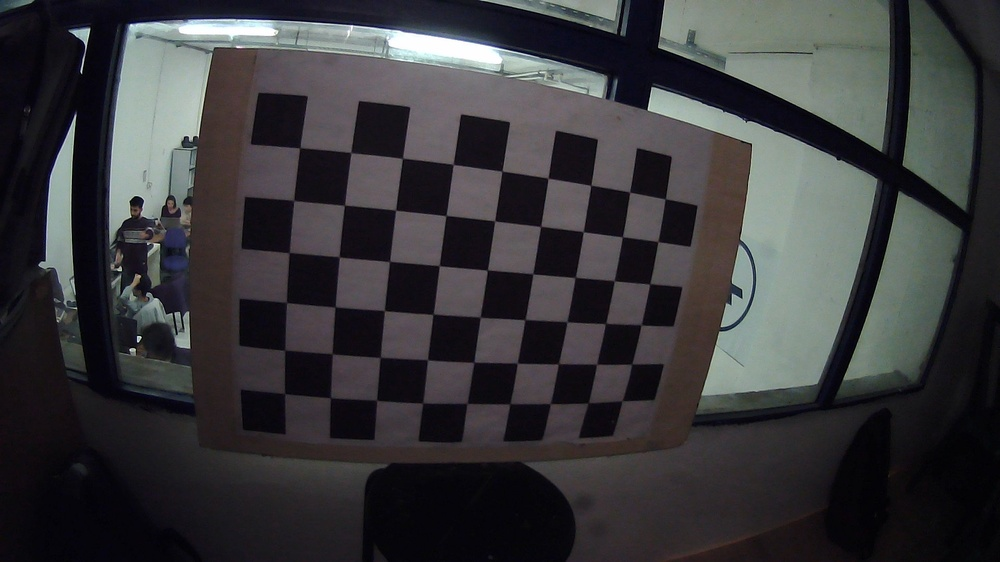
#> input picture Camera Calibration/calibration1.jpg, 1000 x 562 px, shrunk from 1920 x 1080 before the run
$ python CalibrateChessBoard.py
#> lines starting #> are read from the running program, lines starting #| are printed output that depends on the picture; after the words box and inside, x2 and y2 are one past the last pixel; in counts of white or black regions, pixels touching at a corner belong together
import cv2
import matplotlib.pyplot as plt
import matplotlib.image as mpimg

# prepare object points
nx = 9#TODO: enter the number of inside corners in x
ny = 6#TODO: enter the number of inside corners in y

# Make a list of calibration images
fname = 'calibration1.jpg'
img = cv2.imread(fname)
#> img is the input picture: shape (562, 1000, 3); mean B, G, R 59.1, 56.8, 57.1

# Convert to grayscale
gray = cv2.cvtColor(img, cv2.COLOR_BGR2GRAY)

# Find the chessboard corners
ret, corners = cv2.findChessboardCorners(gray, (nx, ny))
#> ret = True; corners = 54 rows, first 8: [300, 147.9], [350.6, 152.6], [402.5, 158.7], [453.4, 164.6], [501.8, 170.9], [547.9, 178.5], [590.7, 185.4], [629.6, 192.5]
# If found, draw corners
if ret:
    # Draw and display the corners
    cv2.drawChessboardCorners(img, (nx, ny), corners,ret)
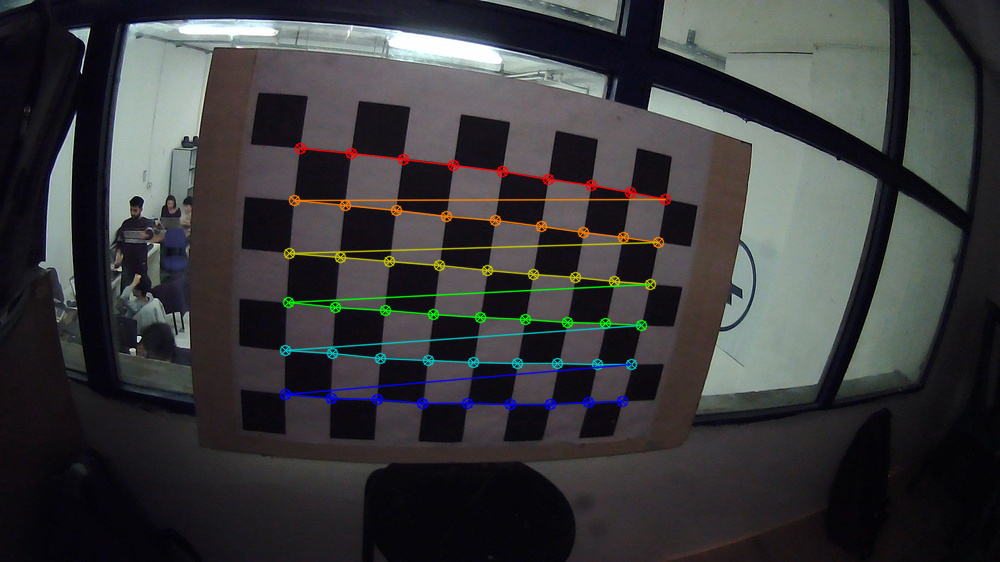
#> img: shape (562, 1000, 3); 2.85% of pixels changed, all inside (x1, y1, x2, y2) = (279, 142, 672, 411)
    plt.imshow(img)
    plt.show()

$ run again, with Camera Calibration/calibration2.jpg copied over Camera Calibration/calibration1.jpg
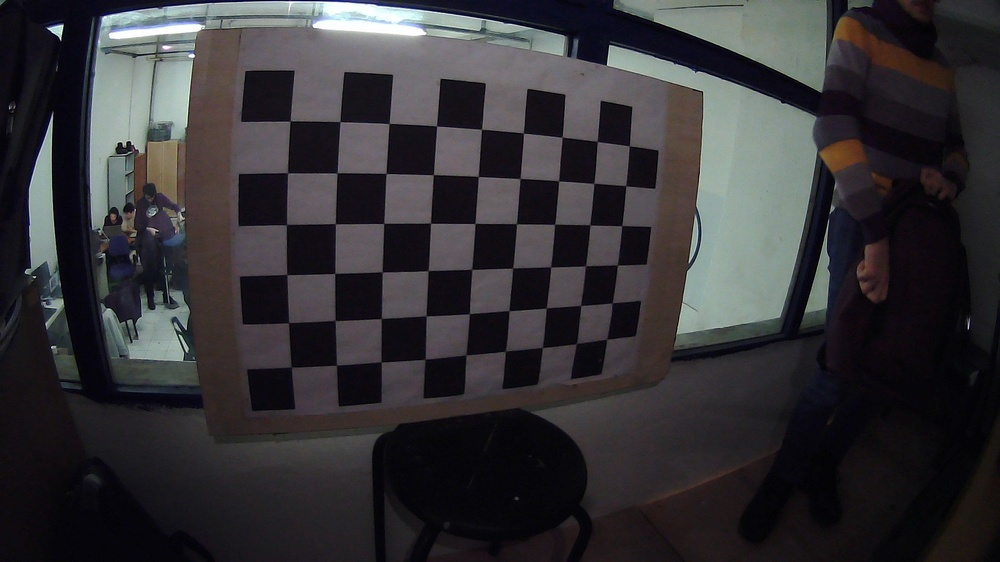
#> input picture Camera Calibration/calibration2.jpg, 1000 x 562 px, shrunk from 1920 x 1080 before the run
#> img is the input picture: shape (562, 1000, 3); mean B, G, R 54.1, 51, 52.7
#> ret = True; corners = 54 rows, first 8: [290.4, 121.2], [340.4, 121.3], [389.4, 123.7], [436.4, 126.3], [481.5, 129.4], [523.4, 133.2], [561.6, 137], [597, 141.6]
#> `cv2.drawChessboardCorners(img, (nx, ny), corners,ret)`:
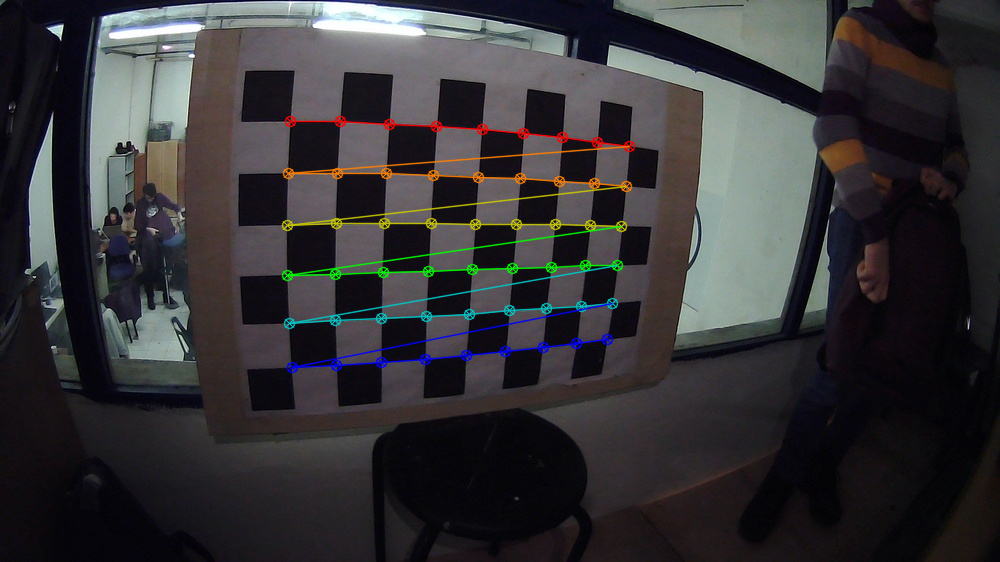
#> img: shape (562, 1000, 3); 2.68% of pixels changed, all inside (x1, y1, x2, y2) = (281, 115, 636, 374)

$ run again, with Camera Calibration/calibration3.jpg copied over Camera Calibration/calibration1.jpg
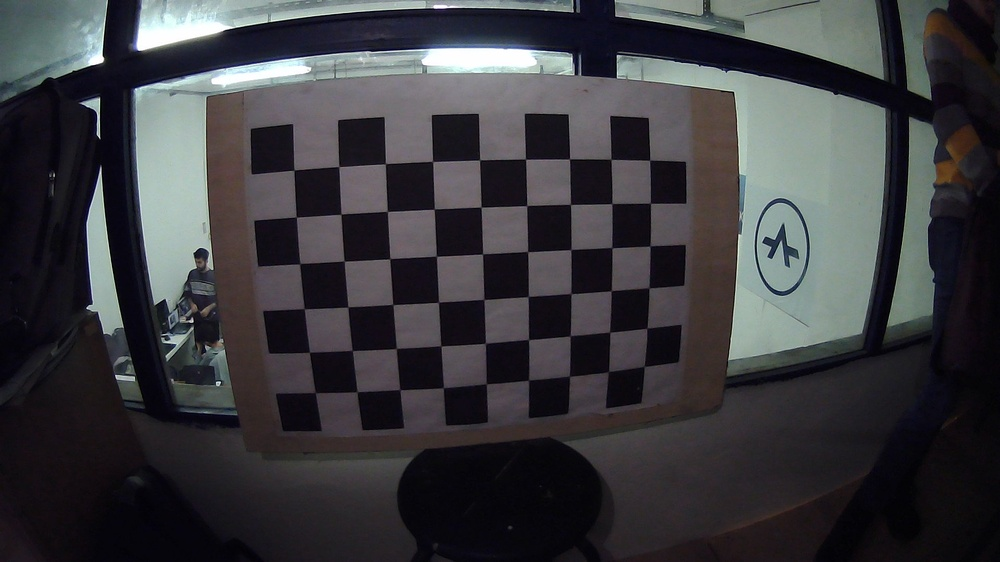
#> input picture Camera Calibration/calibration3.jpg, 1000 x 562 px, shrunk from 1920 x 1080 before the run
#> img is the input picture: shape (562, 1000, 3); mean B, G, R 62.7, 59.1, 59.3
#> ret = True; corners = 54 rows, first 8: [294.3, 170.4], [338.9, 166.5], [385.4, 163.7], [432.5, 161.5], [479.7, 160], [525.5, 159], [569.6, 159], [610.8, 159.6]
#> `cv2.drawChessboardCorners(img, (nx, ny), corners,ret)`:
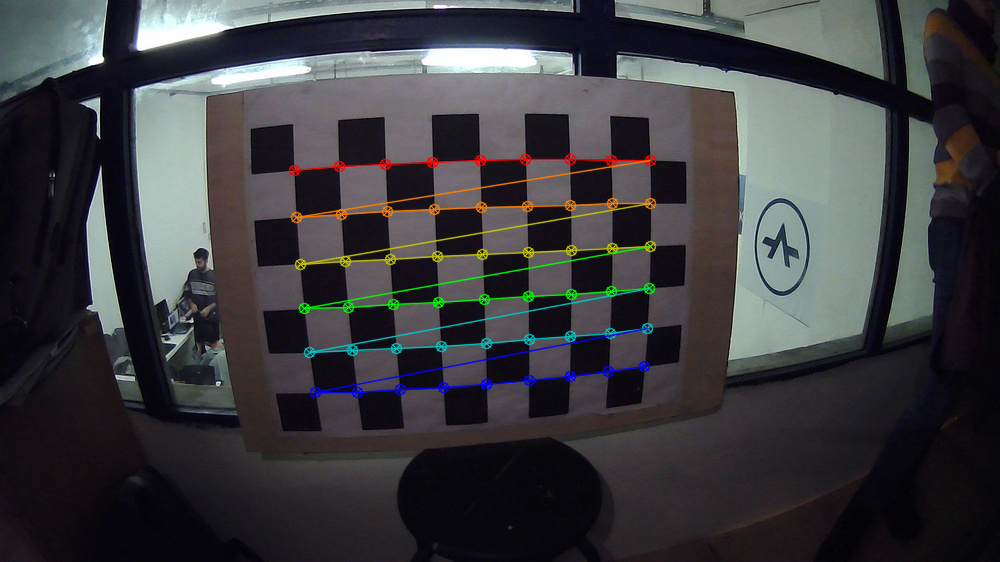
#> img: shape (562, 1000, 3); 2.76% of pixels changed, all inside (x1, y1, x2, y2) = (288, 153, 657, 399)

$ run again, with Camera Calibration/calibration32.jpg copied over Camera Calibration/calibration1.jpg
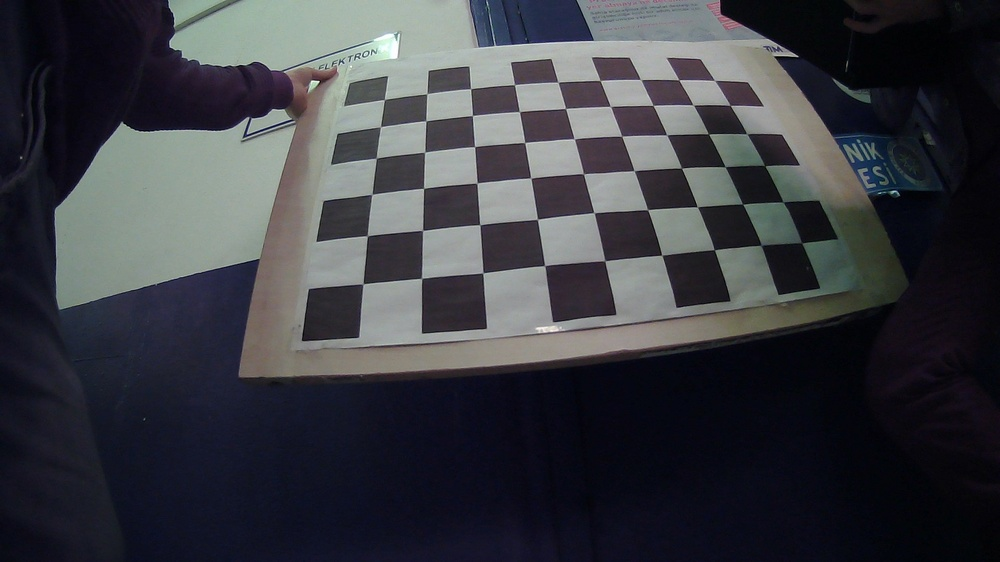
#> input picture Camera Calibration/calibration32.jpg, 1000 x 562 px, shrunk from 1920 x 1080 before the run
#> img is the input picture: shape (562, 1000, 3); mean B, G, R 66, 60.2, 58.7
#> ret = True; corners = 54 rows, first 8: [384.4, 99.48], [426.8, 93.63], [470.6, 88.8], [514.4, 84.71], [558.2, 82.27], [600, 80.52], [640.6, 79.47], [678.7, 79.91]
#> `cv2.drawChessboardCorners(img, (nx, ny), corners,ret)`:
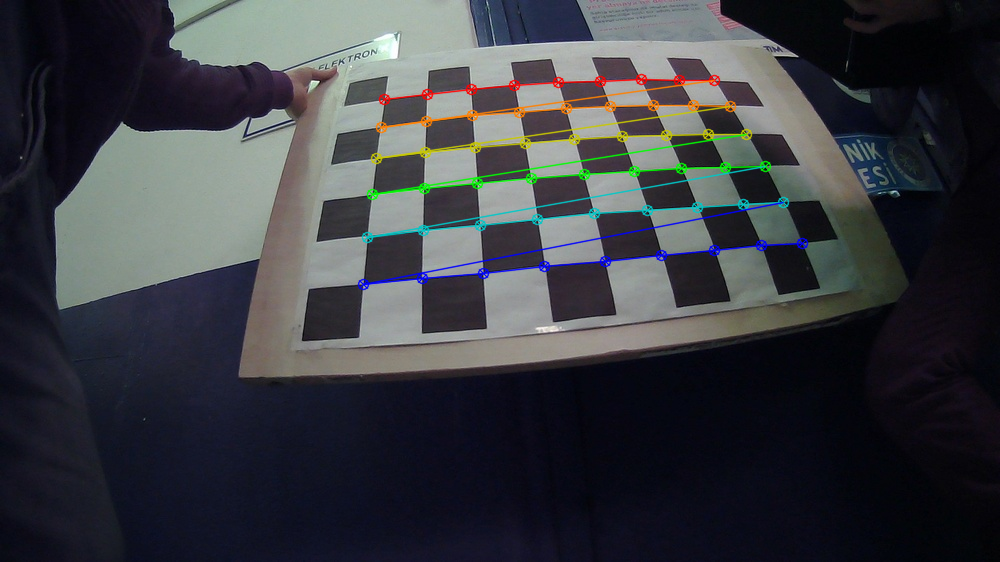
#> img: shape (562, 1000, 3); 2.88% of pixels changed, all inside (x1, y1, x2, y2) = (357, 73, 809, 291)
